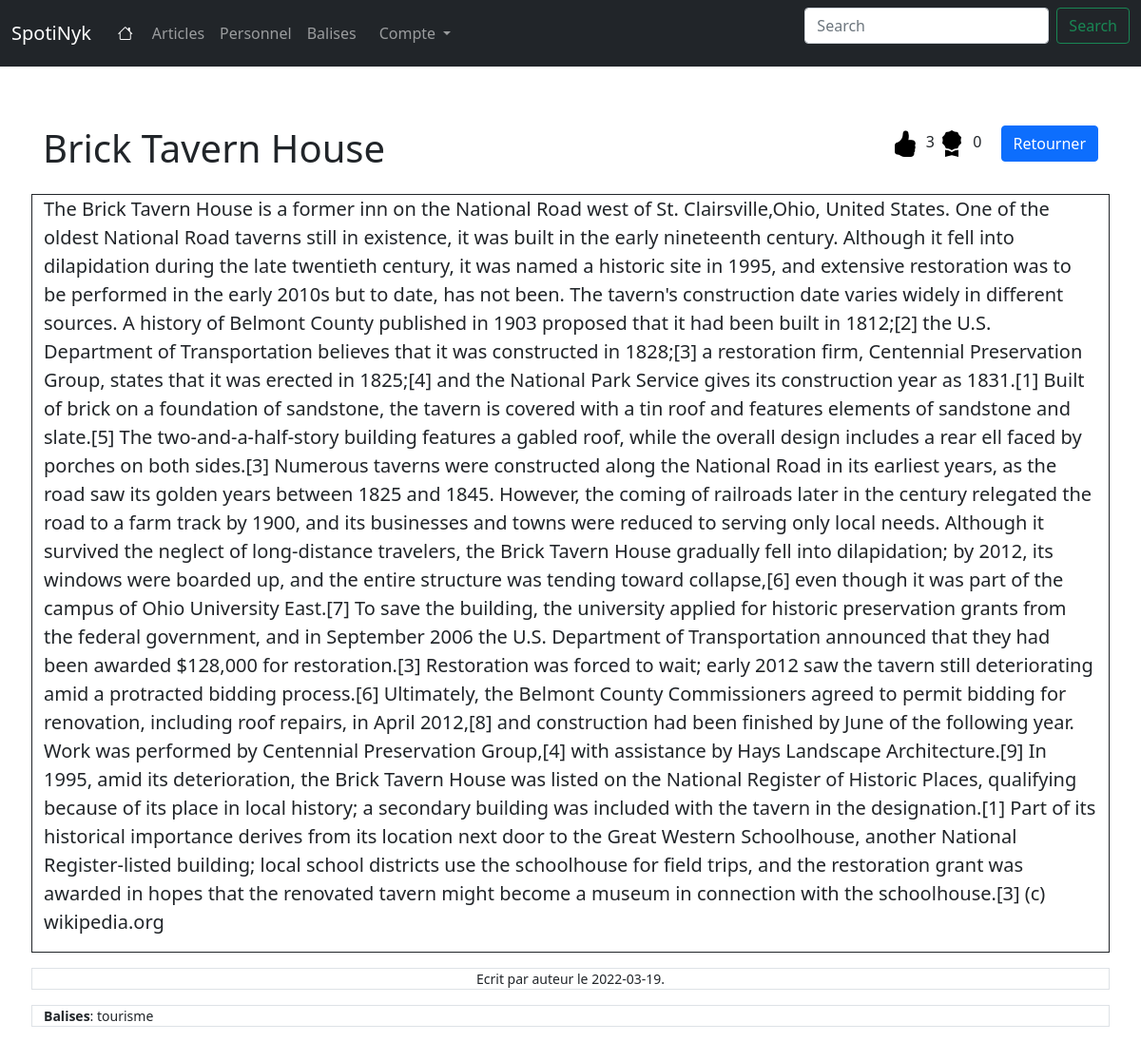
/posts/1, run on the app's committed database.
### main/models/md_post.py (models this page shows, shortened)
class Post(db.Model):
    id = db.Column(db.Integer, primary_key=True)
    title = db.Column(db.Text, nullable=False)
    body = db.Column(db.Text, nullable=False)
    pub_date = db.Column(db.Date, nullable=False)
    rev_date = db.Column(db.Date, nullable=False)
    status = db.Column(db.Boolean, nullable=False)
    user_id = db.Column(db.Integer, db.ForeignKey('user.id'), nullable=False)
    user = db.relationship('User', backref=db.backref('posts', lazy=True))
    def __repr__(self):
        return '<Post %r>' % self.title

### main/models/md_reactions.py (models this page shows, shortened)
class Reaction (db.Model):
    id = db.Column(db.Integer, primary_key=True)
    description = db.Column(db.String(80), nullable=False)
    icone = db.Column(db.String(80), nullable=False)

### main/models/md_user.py (models this page shows, shortened)
class User(db.Model):
    id = db.Column(db.Integer, primary_key=True)
    name = db.Column(db.String(80), nullable=False)
    username = db.Column(db.String(80), unique=True, nullable=False)
    email = db.Column(db.String(120), unique=True, nullable=False)
    password = db.Column(db.String(80), nullable=False)
    profil_id = db.Column(db.Integer, db.ForeignKey('profil.id'), nullable=False, default=3)
    profil = db.relationship('Profil', backref='profils')

### main/models/md_balise.py (models this page shows, shortened)
class article_balises(db.Model):
    post_id = db.Column(db.Integer, db.ForeignKey('post.id'), nullable=False, primary_key=True)
    balise_id = db.Column(db.Integer, db.ForeignKey('balise.id'), nullable=False, primary_key=True)
    post = db.relationship('Post')
    balise = db.relationship('Balise')

class Balise (db.Model):
    id = db.Column(db.Integer, primary_key=True)
    description = db.Column(db.String(80), nullable=False)

### main/controllers/post_cont.py (the view)
def show(post_id):
    post = Post.query.get(post_id)
    comments = Comment.query.filter_by(post=post).order_by(Comment.pub_date.desc()).all()
    reactions = Reaction.query.all()
    rs = []
    for x in reactions:
        rs.append(
            {
                "id":x.id,
                "description":x.description,
                "icone":x.icone,
                "size":len(article_reactions.query.filter_by(post_id=post_id,reaction_id=x.id).all())
            }
        )
    balises=article_balises.query.filter_by(post_id=post_id).all()
    reaction = article_reactions.query.get((post_id,current_user.get_id()))
    print(post)
    return render_template('post_show.html', post = post, comments=comments, rs=rs, reaction=reaction, balises=balises)

### main/templates/post_show.html (shortened to what this page needs)
{% extends "base.html" %}
{% block content %}
<div class="row">
    <div class="col">
        <h1 class="mt-5">{{post.title}}</h1>
    </div>
    <div class="col text-end mt-5">
      {% for r in rs %}
        <a class="h3 me-1 mb-0 bi {{r['icone']}} align-middle{% if reaction.reaction_id == r['id'] %} active-react{% else %} react{% endif %}" href="/posts/{{post.id}}/reaction/{{r['id']}}"></a>
        <span>{{r['size']}}</span>
        {% endfor %}
        <a class="btn btn-primary ms-3 align-middle" href="{{url_for('posts.index')}}"> Retourner</a>
    </div>
</div>
<div class="row border border-dark mt-3 mb-3">
    <div class="col lead">
        <p>{{post.body}}</p>
    </div>
</div>
<div class="row border mt-3 mb-3">
    <div class="col small text-center align-middle">
        <span>Ecrit par {{post.user.username}} le {{post.pub_date}}.
        </span>
    </div>
</div>
<div class="row border mt-3 mb-3">
  <div class="col small">
    <div>
      <b>Balises</b>: {% for b in balises %}{{b.balise.description}}{{ ', ' if not loop.last else '' }}{% endfor %}
    </div>
  </div>
</div>
{% endblock %}

### main/static/style.css (style rules this page uses)
.react { color:black; background-color:transparent; border:transparent; }

### data on the page
Post: title "Brick Tavern House", body "The Brick Tavern House is a former inn on the National Road west of St. Clairsville,Ohio, United States. One of the oldest National Road taverns still in existence, it was built in the early nineteenth century. Although it fell into dilapidation during the late twentieth century, it was named a historic site in 1995, and extensive restoration was to be performed in the early 2010s but to date, has not been. The tavern's construction date varies widely in different sources. A history of Belmont County published in 1903 proposed that it had been built in 1812;[2] the U.S. Department of Transportation believes that it was constructed in 1828;[3] a restoration firm, Centennial Preservation…", pub_date "2022-03-19"
Reaction: size "3"
Reaction: size "0"
User: user.username "auteur"
article_balises: balise.description "tourisme"
